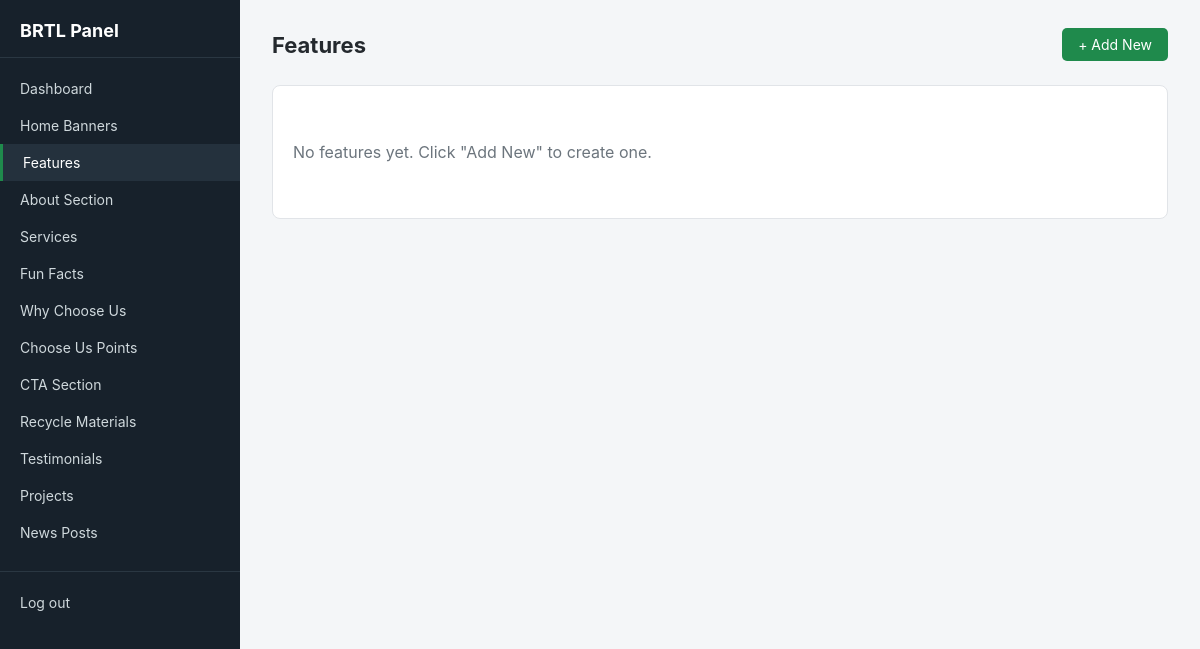
Page /secure/panel/features/ (signed in) on the earlier database version.
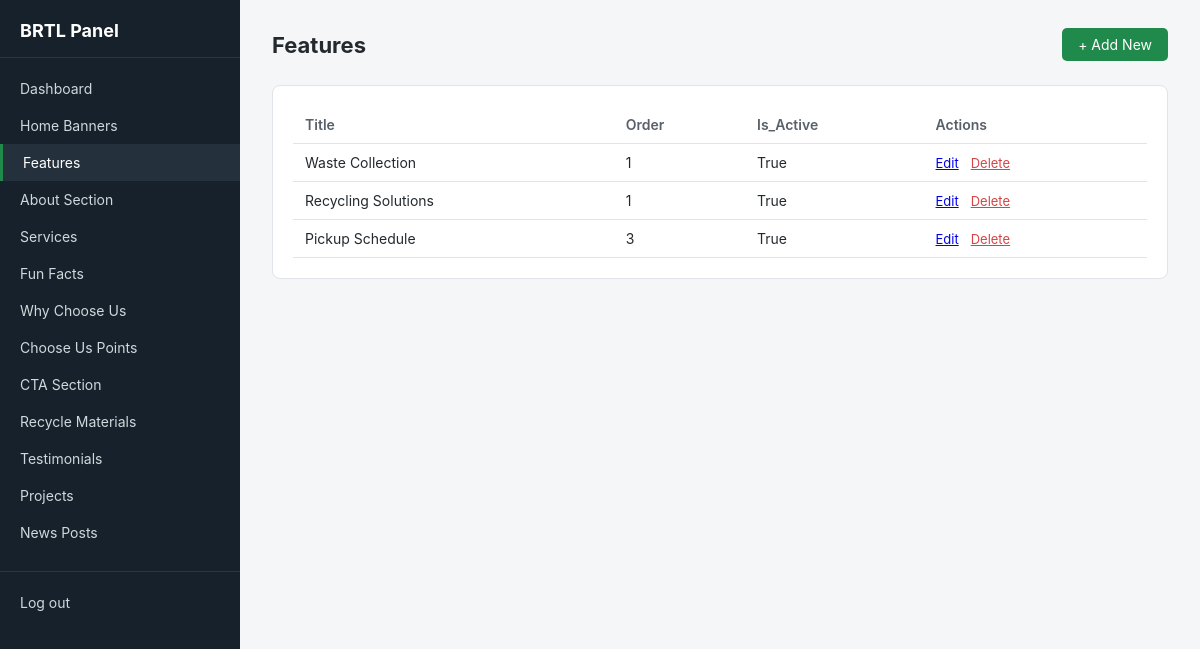
Same page on the later database version.
### core/models.py (models this page shows, shortened)
class Feature(models.Model):
    icon_class = models.CharField(max_length=50, help_text="e.g. icon-8 (from theme font-icons)")
    title = models.CharField(max_length=100)
    description = models.TextField()
    link_url = models.CharField(max_length=200, default='/')
    order = models.PositiveIntegerField(default=0)
    is_active = models.BooleanField(default=True)
    class Meta:
        ordering = ['order']

### panel/views.py (the view)
# urls.py: path('panel/<str:model_name>/', views.item_list, name='panel_item_list'),
@staff_required
def item_list(request, model_name):
    t = get_template("panel/item_list.html")
    print("Template origin:", t.origin)
    entry = get_registry_entry(model_name)
    Model = entry['model']
    qs = Model.objects.all()
    if hasattr(Model, 'order'):
        qs = qs.order_by('order')
    else:
        qs = qs.order_by('-id')
    return render(request, 'panel/item_list.html', {
        'items': qs,
        'model_name': model_name,
        'label': entry['label'],
        'list_fields': entry['list_fields'],
    })

### panel/context_processors.py (called while the page is built)
def panel_registry(request):
    return {'registry': MODEL_REGISTRY}

### panel/templatetags/panel_extras.py (called while the page is built)
@register.filter
def get_attr(obj, field_name):
    value = getattr(obj, field_name, '')
    if callable(value):
        value = value()
    return value

### panel/views.py (called while the page is built)
def staff_required(view_func):
    @wraps(view_func)
    @login_required(login_url='panel_login')
    def wrapper(request, *args, **kwargs):
        if not request.user.is_staff:
            return redirect('panel_login')
        return view_func(request, *args, **kwargs)
    return wrapper

def get_registry_entry(model_name):
    entry = MODEL_REGISTRY.get(model_name)
    if not entry:
        raise Http404("Unknown model: %s" % model_name)
    return entry

### panel/templates/panel/item_list.html (shortened to what this page needs)
{% extends 'panel/base_panel.html' %}
{% load panel_extras %}
{% block content %}
<div class="topbar">
    <h1>{{ label }}</h1>
    <a href="{% url 'panel_item_create' model_name=model_name %}" class="btn">+ Add New</a>
</div>
<div class="card">
    {% if items %}
    <table>
        <thead>
            <tr>
                {% for field in list_fields %}
                <th>{{ field|title }}</th>
                {% endfor %}
                <th>Actions</th>
            </tr>
        </thead>
        <tbody>
            {% for item in items %}
            <tr>
                {% for field in list_fields %}
                <td>{{ item|get_attr:field }}</td>
                {% endfor %}
                <td class="actions">
                    <a href="{% url 'panel_item_update' model_name=model_name pk=item.pk %}">Edit</a>
                    <a href="{% url 'panel_item_delete' model_name=model_name pk=item.pk %}" style="color:#d64545;">Delete</a>
                </td>
            </tr>
            {% endfor %}
        </tbody>
    </table>
    {% else %}
    <p class="empty">No {{ label|lower }} yet. Click "Add New" to create one.</p>
    {% endif %}
</div>
{% endblock %}

### panel/templates/panel/base_panel.html (shortened to what this page needs)
<!DOCTYPE html>
<html lang="en">
<head>
</head>
<body>
<div class="panel-wrap">
    <div class="sidebar">
        <h2>BRTL Panel</h2>
        <a href="{% url 'dashboard' %}" class="{% if not model_name %}active{% endif %}">Dashboard</a>
        {% for key, entry in registry.items %}
        <a href="{% url 'panel_item_list' model_name=key %}" class="{% if model_name == key %}active{% endif %}">{{ entry.label }}</a>
        {% endfor %}
        <div class="logout">
            <a href="{% url 'panel_logout' %}">Log out</a>
        </div>
    </div>
    <div class="main">
        {% block content %}{% endblock %}
    </div>
</div>
</body>
</html>

### panel/templates/panel/base_panel.html (style rules this page uses)
:root { --sidebar-w: 240px; --accent: #1f8a4c; --bg: #f4f6f8; --border: #e1e4e8; --text: #24292e; }
* { box-sizing: border-box; }
body { margin: 0; font-family: -apple-system, "Segoe UI", Roboto, Helvetica, Arial, sans-serif; background: var(--bg); color: var(--text); }
.panel-wrap { display: flex; min-height: 100vh; }
.sidebar { width: var(--sidebar-w); background: #17212b; color: #cfd8dc; padding: 20px 0; flex-shrink: 0; }
.sidebar h2 { color: #fff; font-size: 18px; padding: 0 20px 16px; margin: 0 0 12px; border-bottom: 1px solid #2a3742; }
.sidebar a { display: block; padding: 10px 20px; color: #cfd8dc; text-decoration: none; font-size: 14px; }
.sidebar a:hover, .sidebar a.active { background: #24313d; color: #fff; border-left: 3px solid var(--accent); }
.sidebar .logout { margin-top: 20px; border-top: 1px solid #2a3742; padding-top: 12px; }
.main { flex: 1; padding: 28px 32px; }
.topbar { display: flex; justify-content: space-between; align-items: center; margin-bottom: 24px; }
.topbar h1 { font-size: 22px; margin: 0; }
.btn { display: inline-block; background: var(--accent); color: #fff; padding: 8px 16px; border: none; border-radius: 5px; text-decoration: none; font-size: 14px; cursor: pointer; }
.card { background: #fff; border: 1px solid var(--border); border-radius: 8px; padding: 20px; }
table { width: 100%; border-collapse: collapse; }
th, td { text-align: left; padding: 10px 12px; border-bottom: 1px solid var(--border); font-size: 14px; }
th { color: #586069; font-weight: 600; }
.actions a, .actions button { margin-right: 8px; font-size: 13px; }

Differences in the rows shown:
added Feature: list_fields "Waste Collection" "1" "True"
added Feature: list_fields "Recycling Solutions" "1" "True"
added Feature: list_fields "Pickup Schedule" "3" "True"
Other differences:
{{ label|lower }}: "features" → (not shown)
new list line: "Title"
new list line: "Order"
new list line: "Is_Active"
text no longer shown: "No yet. Click \"Add New\" to create one."
text now shown: "Actions"
